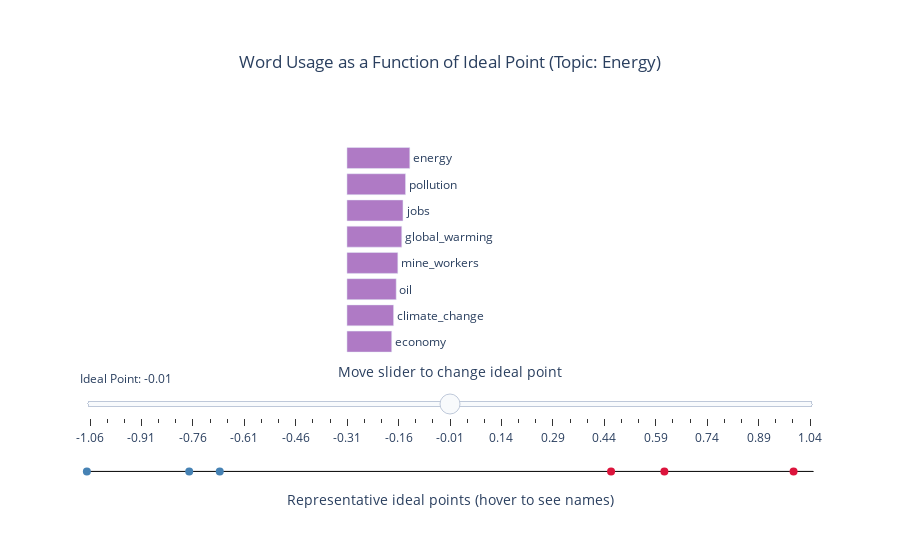

The code cell stored with this chart in its notebook:
### Code cell
show_interactive(0)

### Figure 1 — Plotly figure (JSON) as saved in the notebook; plotly's stock layout.template omitted (floating-point values rounded to 4 significant figures)
{"data": [{"hoverinfo": "skip", "line": {"color": "black", "width": 1}, "marker": {"size": 1}, "type": "scatter", "x": [-1.057, 1.057], "y": [-0.53, -0.53]}, {"hoverinfo": "x+text", "marker": {"color": ["steelblue", "crimson", "steelblue", "crimson", "crimson", "steelblue"], "size": 8}, "mode": "markers", "text": ["Alex (D) [0.337]", "John (R) [0.371]", "Justicia (D) [0.313]", "Lauren (R) [0.305]", "Mark (R) [0.333]", "Mona (D) [0.331]"], "type": "scatter", "x": [-0.7592, 1.0, -0.6703, 0.4689, 0.6242, -1.057], "y": [-0.53, -0.53, -0.53, -0.53, -0.53, -0.53]}, {"base": -0.3, "dy": 0.214, "hoverinfo": "skip", "marker": {"color": "rgb(175,122,197)"}, "orientation": "h", "text": ["global_warming", "pollution", "crisis", "wind", "energy_efficiency", "renewable", "clean_energy", "solar"], "textposition": "outside", "type": "bar", "visible": false, "x": [0.252, 0.2582, 0.2775, 0.2863, 0.2916, 0.2928, 0.2978, 0.3047], "y0": 0.529}, {"base": -0.3, "dy": 0.214, "hoverinfo": "skip", "marker": {"color": "rgb(175,122,197)"}, "orientation": "h", "text": ["global_warming", "pollution", "crisis", "wind", "energy_efficiency", "renewable", "solar", "clean_energy"], "textposition": "outside", "type": "bar", "visible": false, "x": [0.2458, 0.2524, 0.2577, 0.2656, 0.2706, 0.2719, 0.2822, 0.2846], "y0": 0.529}, {"base": -0.3, "dy": 0.214, "hoverinfo": "skip", "marker": {"color": "rgb(175,122,197)"}, "orientation": "h", "text": ["crisis", "global_warming", "wind", "pollution", "energy_efficiency", "renewable", "solar", "clean_energy"], "textposition": "outside", "type": "bar", "visible": false, "x": [0.2395, 0.2397, 0.2465, 0.2468, 0.2511, 0.2525, 0.2614, 0.2722], "y0": 0.529}, {"base": -0.3, "dy": 0.214, "hoverinfo": "skip", "marker": {"color": "rgb(175,122,197)"}, "orientation": "h", "text": ["crisis", "wind", "energy_efficiency", "global_warming", "renewable", "pollution", "solar", "clean_energy"], "textposition": "outside", "type": "bar", "visible": false, "x": [0.2225, 0.2289, 0.2331, 0.2339, 0.2345, 0.2413, 0.2422, 0.2603], "y0": 0.529}, {"base": -0.3, "dy": 0.214, "hoverinfo": "skip", "marker": {"color": "rgb(175,122,197)"}, "orientation": "h", "text": ["wind", "climate_change", "energy_efficiency", "renewable", "solar", "global_warming", "pollution", "clean_energy"], "textposition": "outside", "type": "bar", "visible": false, "x": [0.2125, 0.2133, 0.2165, 0.2179, 0.2245, 0.2283, 0.2361, 0.2491], "y0": 0.529}, {"base": -0.3, "dy": 0.214, "hoverinfo": "skip", "marker": {"color": "rgb(175,122,197)"}, "orientation": "h", "text": ["wind", "energy_efficiency", "renewable", "climate_change", "solar", "global_warming", "pollution", "clean_energy"], "textposition": "outside", "type": "bar", "visible": false, "x": [0.1974, 0.2011, 0.2025, 0.2071, 0.2081, 0.2228, 0.231, 0.2384], "y0": 0.529}, {"base": -0.3, "dy": 0.214, "hoverinfo": "skip", "marker": {"color": "rgb(175,122,197)"}, "orientation": "h", "text": ["energy_efficiency", "carbon_tax", "renewable", "solar", "climate_change", "global_warming", "pollution", "clean_energy"], "textposition": "outside", "type": "bar", "visible": false, "x": [0.1868, 0.1872, 0.1882, 0.193, 0.201, 0.2176, 0.226, 0.2282], "y0": 0.529}, {"base": -0.3, "dy": 0.214, "hoverinfo": "skip", "marker": {"color": "rgb(175,122,197)"}, "orientation": "h", "text": ["energy_efficiency", "renewable", "carbon_tax", "solar", "climate_change", "global_warming", "clean_energy", "pollution"], "textposition": "outside", "type": "bar", "visible": false, "x": [0.1737, 0.175, 0.1786, 0.179, 0.1952, 0.2125, 0.2185, 0.2212], "y0": 0.529}, {"base": -0.3, "dy": 0.214, "hoverinfo": "skip", "marker": {"color": "rgb(175,122,197)"}, "orientation": "h", "text": ["energy_efficiency", "renewable", "solar", "carbon_tax", "climate_change", "global_warming", "clean_energy", "pollution"], "textposition": "outside", "type": "bar", "visible": false, "x": [0.1615, 0.1628, 0.1661, 0.1704, 0.1896, 0.2076, 0.2093, 0.2166], "y0": 0.529}, {"base": -0.3, "dy": 0.214, "hoverinfo": "skip", "marker": {"color": "rgb(175,122,197)"}, "orientation": "h", "text": ["energy_efficiency", "renewable", "solar", "carbon_tax", "climate_change", "clean_energy", "global_warming", "pollution"], "textposition": "outside", "type": "bar", "visible": false, "x": [0.1502, 0.1515, 0.1542, 0.1626, 0.1842, 0.2005, 0.2028, 0.2121], "y0": 0.529}, {"base": -0.3, "dy": 0.214, "hoverinfo": "skip", "marker": {"color": "rgb(175,122,197)"}, "orientation": "h", "text": ["renewable", "solar", "energy", "carbon_tax", "climate_change", "clean_energy", "global_warming", "pollution"], "textposition": "outside", "type": "bar", "visible": false, "x": [0.1409, 0.1431, 0.1506, 0.1552, 0.179, 0.1921, 0.1982, 0.2077], "y0": 0.529}, {"base": -0.3, "dy": 0.214, "hoverinfo": "skip", "marker": {"color": "rgb(175,122,197)"}, "orientation": "h", "text": ["renewable", "solar", "carbon_tax", "energy", "climate_change", "clean_energy", "global_warming", "pollution"], "textposition": "outside", "type": "bar", "visible": false, "x": [0.1312, 0.1329, 0.1481, 0.1534, 0.174, 0.1841, 0.1937, 0.2034], "y0": 0.529}, {"base": -0.3, "dy": 0.214, "hoverinfo": "skip", "marker": {"color": "rgb(175,122,197)"}, "orientation": "h", "text": ["solar", "jobs", "carbon_tax", "energy", "climate_change", "clean_energy", "global_warming", "pollution"], "textposition": "outside", "type": "bar", "visible": false, "x": [0.1234, 0.1317, 0.1414, 0.1564, 0.1691, 0.1766, 0.1894, 0.1993], "y0": 0.529}, {"base": -0.3, "dy": 0.214, "hoverinfo": "skip", "marker": {"color": "rgb(175,122,197)"}, "orientation": "h", "text": ["mine_workers", "carbon_tax", "jobs", "energy", "climate_change", "clean_energy", "global_warming", "pollution"], "textposition": "outside", "type": "bar", "visible": false, "x": [0.1152, 0.1351, 0.1352, 0.1594, 0.1644, 0.1693, 0.1852, 0.1954], "y0": 0.529}, {"base": -0.3, "dy": 0.214, "hoverinfo": "skip", "marker": {"color": "rgb(175,122,197)"}, "orientation": "h", "text": ["mine_workers", "carbon_tax", "jobs", "climate_change", "energy", "clean_energy", "global_warming", "pollution"], "textposition": "outside", "type": "bar", "visible": false, "x": [0.1194, 0.1291, 0.1387, 0.1599, 0.1624, 0.1625, 0.1812, 0.1915], "y0": 0.529}, {"base": -0.3, "dy": 0.214, "hoverinfo": "skip", "marker": {"color": "rgb(175,122,197)"}, "orientation": "h", "text": ["carbon_tax", "mine_workers", "jobs", "climate_change", "clean_energy", "energy", "global_warming", "pollution"], "textposition": "outside", "type": "bar", "visible": false, "x": [0.1233, 0.1237, 0.1425, 0.1555, 0.1559, 0.1656, 0.1773, 0.1877], "y0": 0.529}, {"base": -0.3, "dy": 0.214, "hoverinfo": "skip", "marker": {"color": "rgb(175,122,197)"}, "orientation": "h", "text": ["oil", "mine_workers", "jobs", "clean_energy", "climate_change", "energy", "global_warming", "pollution"], "textposition": "outside", "type": "bar", "visible": false, "x": [0.1257, 0.1282, 0.1463, 0.1496, 0.1513, 0.1689, 0.1735, 0.1841], "y0": 0.529}, {"base": -0.3, "dy": 0.214, "hoverinfo": "skip", "marker": {"color": "rgb(175,122,197)"}, "orientation": "h", "text": ["oil", "mine_workers", "clean_energy", "climate_change", "jobs", "global_warming", "energy", "pollution"], "textposition": "outside", "type": "bar", "visible": false, "x": [0.1299, 0.1328, 0.1437, 0.1472, 0.1503, 0.1698, 0.1723, 0.1806], "y0": 0.529}, {"base": -0.3, "dy": 0.214, "hoverinfo": "skip", "marker": {"color": "rgb(175,122,197)"}, "orientation": "h", "text": ["oil", "mine_workers", "clean_energy", "climate_change", "jobs", "global_warming", "energy", "pollution"], "textposition": "outside", "type": "bar", "visible": false, "x": [0.1342, 0.1377, 0.138, 0.1433, 0.1544, 0.1663, 0.1757, 0.1772], "y0": 0.529}, {"base": -0.3, "dy": 0.214, "hoverinfo": "skip", "marker": {"color": "rgb(175,122,197)"}, "orientation": "h", "text": ["clean_energy", "oil", "climate_change", "mine_workers", "jobs", "global_warming", "pollution", "energy"], "textposition": "outside", "type": "bar", "visible": false, "x": [0.1325, 0.1387, 0.1395, 0.1428, 0.1587, 0.1628, 0.1738, 0.1793], "y0": 0.529}, {"base": -0.3, "dy": 0.214, "hoverinfo": "skip", "marker": {"color": "rgb(175,122,197)"}, "orientation": "h", "text": ["economy", "climate_change", "oil", "mine_workers", "global_warming", "jobs", "pollution", "energy"], "textposition": "outside", "type": "bar", "visible": true, "x": [0.1303, 0.1358, 0.1434, 0.1481, 0.1595, 0.1631, 0.1706, 0.183], "y0": 0.529}, {"base": -0.3, "dy": 0.214, "hoverinfo": "skip", "marker": {"color": "rgb(175,122,197)"}, "orientation": "h", "text": ["climate_change", "economy", "oil", "mine_workers", "global_warming", "pollution", "jobs", "energy"], "textposition": "outside", "type": "bar", "visible": false, "x": [0.1322, 0.1362, 0.1483, 0.1537, 0.1563, 0.1675, 0.1677, 0.1867], "y0": 0.529}, {"base": -0.3, "dy": 0.214, "hoverinfo": "skip", "marker": {"color": "rgb(175,122,197)"}, "orientation": "h", "text": ["climate_change", "economy", "global_warming", "oil", "mine_workers", "pollution", "jobs", "energy"], "textposition": "outside", "type": "bar", "visible": false, "x": [0.1288, 0.1424, 0.1532, 0.1534, 0.1595, 0.1645, 0.1724, 0.1906], "y0": 0.529}, {"base": -0.3, "dy": 0.214, "hoverinfo": "skip", "marker": {"color": "rgb(175,122,197)"}, "orientation": "h", "text": ["climate_change", "economy", "global_warming", "oil", "pollution", "mine_workers", "jobs", "energy"], "textposition": "outside", "type": "bar", "visible": false, "x": [0.1255, 0.149, 0.1501, 0.1588, 0.1615, 0.1656, 0.1773, 0.1947], "y0": 0.529}, {"base": -0.3, "dy": 0.214, "hoverinfo": "skip", "marker": {"color": "rgb(175,122,197)"}, "orientation": "h", "text": ["climate_change", "global_warming", "economy", "pollution", "oil", "mine_workers", "jobs", "energy"], "textposition": "outside", "type": "bar", "visible": false, "x": [0.1223, 0.1472, 0.1559, 0.1586, 0.1643, 0.1719, 0.1823, 0.1988], "y0": 0.529}, {"base": -0.3, "dy": 0.214, "hoverinfo": "skip", "marker": {"color": "rgb(175,122,197)"}, "orientation": "h", "text": ["climate_change", "global_warming", "pollution", "economy", "oil", "mine_workers", "jobs", "energy"], "textposition": "outside", "type": "bar", "visible": false, "x": [0.1192, 0.1444, 0.1559, 0.1632, 0.1701, 0.1785, 0.1876, 0.203], "y0": 0.529}, {"base": -0.3, "dy": 0.214, "hoverinfo": "skip", "marker": {"color": "rgb(175,122,197)"}, "orientation": "h", "text": ["production", "global_warming", "pollution", "economy", "oil", "mine_workers", "jobs", "energy"], "textposition": "outside", "type": "bar", "visible": false, "x": [0.119, 0.1416, 0.1532, 0.1708, 0.1761, 0.1854, 0.193, 0.2074], "y0": 0.529}, {"base": -0.3, "dy": 0.214, "hoverinfo": "skip", "marker": {"color": "rgb(175,122,197)"}, "orientation": "h", "text": ["production", "global_warming", "pollution", "economy", "oil", "mine_workers", "jobs", "energy"], "textposition": "outside", "type": "bar", "visible": false, "x": [0.1287, 0.1389, 0.1506, 0.1789, 0.1824, 0.1926, 0.1986, 0.2119], "y0": 0.529}, {"base": -0.3, "dy": 0.214, "hoverinfo": "skip", "marker": {"color": "rgb(175,122,197)"}, "orientation": "h", "text": ["global_warming", "production", "pollution", "economy", "oil", "mine_workers", "jobs", "energy"], "textposition": "outside", "type": "bar", "visible": false, "x": [0.1364, 0.1393, 0.148, 0.1874, 0.189, 0.2002, 0.2045, 0.2166], "y0": 0.529}, {"base": -0.3, "dy": 0.214, "hoverinfo": "skip", "marker": {"color": "rgb(175,122,197)"}, "orientation": "h", "text": ["hoax", "pollution", "production", "oil", "economy", "mine_workers", "jobs", "energy"], "textposition": "outside", "type": "bar", "visible": false, "x": [0.143, 0.1455, 0.1509, 0.1958, 0.1963, 0.208, 0.2105, 0.2214], "y0": 0.529}, {"base": -0.3, "dy": 0.214, "hoverinfo": "skip", "marker": {"color": "rgb(175,122,197)"}, "orientation": "h", "text": ["coal", "hoax", "production", "oil", "economy", "mine_workers", "jobs", "energy"], "textposition": "outside", "type": "bar", "visible": false, "x": [0.1524, 0.1543, 0.1634, 0.203, 0.2057, 0.2163, 0.2167, 0.2263], "y0": 0.529}, {"base": -0.3, "dy": 0.214, "hoverinfo": "skip", "marker": {"color": "rgb(175,122,197)"}, "orientation": "h", "text": ["coal", "hoax", "production", "oil", "economy", "jobs", "mine_workers", "energy"], "textposition": "outside", "type": "bar", "visible": false, "x": [0.1644, 0.1665, 0.177, 0.2104, 0.2157, 0.2232, 0.2249, 0.2314], "y0": 0.529}, {"base": -0.3, "dy": 0.214, "hoverinfo": "skip", "marker": {"color": "rgb(175,122,197)"}, "orientation": "h", "text": ["coal", "hoax", "production", "oil", "economy", "jobs", "mine_workers", "energy"], "textposition": "outside", "type": "bar", "visible": false, "x": [0.1775, 0.1797, 0.1919, 0.2182, 0.2262, 0.2299, 0.234, 0.2366], "y0": 0.529}, {"base": -0.3, "dy": 0.214, "hoverinfo": "skip", "marker": {"color": "rgb(175,122,197)"}, "orientation": "h", "text": ["coal", "hoax", "production", "oil", "jobs", "economy", "energy", "mine_workers"], "textposition": "outside", "type": "bar", "visible": false, "x": [0.1917, 0.194, 0.2081, 0.2264, 0.2369, 0.2372, 0.2421, 0.2434], "y0": 0.529}, {"base": -0.3, "dy": 0.214, "hoverinfo": "skip", "marker": {"color": "rgb(175,122,197)"}, "orientation": "h", "text": ["coal", "hoax", "production", "oil", "jobs", "energy", "economy", "mine_workers"], "textposition": "outside", "type": "bar", "visible": false, "x": [0.2071, 0.2095, 0.2257, 0.2349, 0.2441, 0.2476, 0.2489, 0.2533], "y0": 0.529}, {"base": -0.3, "dy": 0.214, "hoverinfo": "skip", "marker": {"color": "rgb(175,122,197)"}, "orientation": "h", "text": ["coal", "hoax", "oil", "production", "jobs", "energy", "economy", "mine_workers"], "textposition": "outside", "type": "bar", "visible": false, "x": [0.2237, 0.2264, 0.2437, 0.2449, 0.2516, 0.2534, 0.2612, 0.2636], "y0": 0.529}, {"base": -0.3, "dy": 0.214, "hoverinfo": "skip", "marker": {"color": "rgb(175,122,197)"}, "orientation": "h", "text": ["coal", "hoax", "oil", "energy", "jobs", "production", "economy", "mine_workers"], "textposition": "outside", "type": "bar", "visible": false, "x": [0.2418, 0.2446, 0.253, 0.2593, 0.2594, 0.2658, 0.2742, 0.2745], "y0": 0.529}, {"base": -0.3, "dy": 0.214, "hoverinfo": "skip", "marker": {"color": "rgb(175,122,197)"}, "orientation": "h", "text": ["coal", "oil", "hoax", "energy", "jobs", "mine_workers", "economy", "production"], "textposition": "outside", "type": "bar", "visible": false, "x": [0.2615, 0.2627, 0.2644, 0.2654, 0.2674, 0.2858, 0.2879, 0.2886], "y0": 0.529}, {"base": -0.3, "dy": 0.214, "hoverinfo": "skip", "marker": {"color": "rgb(175,122,197)"}, "orientation": "h", "text": ["oil", "jobs", "govt_overreach", "coal", "hoax", "mine_workers", "economy", "production"], "textposition": "outside", "type": "bar", "visible": false, "x": [0.2728, 0.2758, 0.2827, 0.2828, 0.2859, 0.2977, 0.3024, 0.3135], "y0": 0.529}, {"base": -0.3, "dy": 0.214, "hoverinfo": "skip", "marker": {"color": "rgb(175,122,197)"}, "orientation": "h", "text": ["oil", "jobs", "coal", "govt_overreach", "hoax", "mine_workers", "economy", "production"], "textposition": "outside", "type": "bar", "visible": false, "x": [0.2834, 0.2845, 0.306, 0.3061, 0.3092, 0.3101, 0.3177, 0.3407], "y0": 0.529}, {"base": -0.3, "dy": 0.214, "hoverinfo": "skip", "marker": {"color": "rgb(175,122,197)"}, "orientation": "h", "text": ["jobs", "oil", "mine_workers", "coal", "govt_overreach", "economy", "hoax", "production"], "textposition": "outside", "type": "bar", "visible": false, "x": [0.2935, 0.2945, 0.3232, 0.3312, 0.3316, 0.3339, 0.3345, 0.3704], "y0": 0.529}, {"base": -0.3, "dy": 0.214, "hoverinfo": "skip", "marker": {"color": "rgb(175,122,197)"}, "orientation": "h", "text": ["oil", "china", "mine_workers", "economy", "coal", "govt_overreach", "hoax", "production"], "textposition": "outside", "type": "bar", "visible": false, "x": [0.3061, 0.3124, 0.3368, 0.3509, 0.3585, 0.3594, 0.362, 0.4027], "y0": 0.529}, {"base": -0.3, "dy": 0.214, "hoverinfo": "skip", "marker": {"color": "rgb(175,122,197)"}, "orientation": "h", "text": ["oil", "china", "mine_workers", "economy", "coal", "govt_overreach", "hoax", "production"], "textposition": "outside", "type": "bar", "visible": false, "x": [0.3182, 0.3369, 0.3512, 0.369, 0.3882, 0.3896, 0.3919, 0.4381], "y0": 0.529}], "layout": {"annotations": [{"font": {"size": 14}, "showarrow": false, "text": "Move slider to change ideal point", "x": 0.5, "xref": "paper", "y": 0.255, "yref": "paper"}], "paper_bgcolor": "rgba(0,0,0,0)", "plot_bgcolor": "rgba(0,0,0,0)", "showlegend": false, "sliders": [{"active": 21, "currentvalue": {"prefix": "Ideal Point: "}, "steps": [{"args": [{"visible": [true, true, true, false, false, false, false, false, false, false, false, false, false, false, false, false, false, false, false, false, false, false, false, false, false, false, false, false, false, false, false, false, false, false, false, false, false, false, false, false, false, false, false, false, false]}], "label": "-1.06", "method": "update"}, {"args": [{"visible": [true, true, false, true, false, false, false, false, false, false, false, false, false, false, false, false, false, false, false, false, false, false, false, false, false, false, false, false, false, false, false, false, false, false, false, false, false, false, false, false, false, false, false, false, false]}], "label": "-1.01", "method": "update"}, {"args": [{"visible": [true, true, false, false, true, false, false, false, false, false, false, false, false, false, false, false, false, false, false, false, false, false, false, false, false, false, false, false, false, false, false, false, false, false, false, false, false, false, false, false, false, false, false, false, false]}], "label": "-0.96", "method": "update"}, {"args": [{"visible": [true, true, false, false, false, true, false, false, false, false, false, false, false, false, false, false, false, false, false, false, false, false, false, false, false, false, false, false, false, false, false, false, false, false, false, false, false, false, false, false, false, false, false, false, false]}], "label": "-0.91", "method": "update"}, {"args": [{"visible": [true, true, false, false, false, false, true, false, false, false, false, false, false, false, false, false, false, false, false, false, false, false, false, false, false, false, false, false, false, false, false, false, false, false, false, false, false, false, false, false, false, false, false, false, false]}], "label": "-0.86", "method": "update"}, {"args": [{"visible": [true, true, false, false, false, false, false, true, false, false, false, false, false, false, false, false, false, false, false, false, false, false, false, false, false, false, false, false, false, false, false, false, false, false, false, false, false, false, false, false, false, false, false, false, false]}], "label": "-0.81", "method": "update"}, {"args": [{"visible": [true, true, false, false, false, false, false, false, true, false, false, false, false, false, false, false, false, false, false, false, false, false, false, false, false, false, false, false, false, false, false, false, false, false, false, false, false, false, false, false, false, false, false, false, false]}], "label": "-0.76", "method": "update"}, {"args": [{"visible": [true, true, false, false, false, false, false, false, false, true, false, false, false, false, false, false, false, false, false, false, false, false, false, false, false, false, false, false, false, false, false, false, false, false, false, false, false, false, false, false, false, false, false, false, false]}], "label": "-0.71", "method": "update"}, {"args": [{"visible": [true, true, false, false, false, false, false, false, false, false, true, false, false, false, false, false, false, false, false, false, false, false, false, false, false, false, false, false, false, false, false, false, false, false, false, false, false, false, false, false, false, false, false, false, false]}], "label": "-0.66", "method": "update"}, {"args": [{"visible": [true, true, false, false, false, false, false, false, false, false, false, true, false, false, false, false, false, false, false, false, false, false, false, false, false, false, false, false, false, false, false, false, false, false, false, false, false, false, false, false, false, false, false, false, false]}], "label": "-0.61", "method": "update"}, {"args": [{"visible": [true, true, false, false, false, false, false, false, false, false, false, false, true, false, false, false, false, false, false, false, false, false, false, false, false, false, false, false, false, false, false, false, false, false, false, false, false, false, false, false, false, false, false, false, false]}], "label": "-0.56", "method": "update"}, {"args": [{"visible": [true, true, false, false, false, false, false, false, false, false, false, false, false, true, false, false, false, false, false, false, false, false, false, false, false, false, false, false, false, false, false, false, false, false, false, false, false, false, false, false, false, false, false, false, false]}], "label": "-0.51", "method": "update"}, {"args": [{"visible": [true, true, false, false, false, false, false, false, false, false, false, false, false, false, true, false, false, false, false, false, false, false, false, false, false, false, false, false, false, false, false, false, false, false, false, false, false, false, false, false, false, false, false, false, false]}], "label": "-0.46", "method": "update"}, {"args": [{"visible": [true, true, false, false, false, false, false, false, false, false, false, false, false, false, false, true, false, false, false, false, false, false, false, false, false, false, false, false, false, false, false, false, false, false, false, false, false, false, false, false, false, false, false, false, false]}], "label": "-0.41", "method": "update"}, {"args": [{"visible": [true, true, false, false, false, false, false, false, false, false, false, false, false, false, false, false, true, false, false, false, false, false, false, false, false, false, false, false, false, false, false, false, false, false, false, false, false, false, false, false, false, false, false, false, false]}], "label": "-0.36", "method": "update"}, {"args": [{"visible": [true, true, false, false, false, false, false, false, false, false, false, false, false, false, false, false, false, true, false, false, false, false, false, false, false, false, false, false, false, false, false, false, false, false, false, false, false, false, false, false, false, false, false, false, false]}], "label": "-0.31", "method": "update"}, {"args": [{"visible": [true, true, false, false, false, false, false, false, false, false, false, false, false, false, false, false, false, false, true, false, false, false, false, false, false, false, false, false, false, false, false, false, false, false, false, false, false, false, false, false, false, false, false, false, false]}], "label": "-0.26", "method": "update"}, {"args": [{"visible": [true, true, false, false, false, false, false, false, false, false, false, false, false, false, false, false, false, false, false, true, false, false, false, false, false, false, false, false, false, false, false, false, false, false, false, false, false, false, false, false, false, false, false, false, false]}], "label": "-0.21", "method": "update"}, {"args": [{"visible": [true, true, false, false, false, false, false, false, false, false, false, false, false, false, false, false, false, false, false, false, true, false, false, false, false, false, false, false, false, false, false, false, false, false, false, false, false, false, false, false, false, false, false, false, false]}], "label": "-0.16", "method": "update"}, {"args": [{"visible": [true, true, false, false, false, false, false, false, false, false, false, false, false, false, false, false, false, false, false, false, false, true, false, false, false, false, false, false, false, false, false, false, false, false, false, false, false, false, false, false, false, false, false, false, false]}], "label": "-0.11", "method": "update"}, {"args": [{"visible": [true, true, false, false, false, false, false, false, false, false, false, false, false, false, false, false, false, false, false, false, false, false, true, false, false, false, false, false, false, false, false, false, false, false, false, false, false, false, false, false, false, false, false, false, false]}], "label": "-0.06", "method": "update"}, {"args": [{"visible": [true, true, false, false, false, false, false, false, false, false, false, false, false, false, false, false, false, false, false, false, false, false, false, true, false, false, false, false, false, false, false, false, false, false, false, false, false, false, false, false, false, false, false, false, false]}], "label": "-0.01", "method": "update"}, {"args": [{"visible": [true, true, false, false, false, false, false, false, false, false, false, false, false, false, false, false, false, false, false, false, false, false, false, false, true, false, false, false, false, false, false, false, false, false, false, false, false, false, false, false, false, false, false, false, false]}], "label": "0.04", "method": "update"}, {"args": [{"visible": [true, true, false, false, false, false, false, false, false, false, false, false, false, false, false, false, false, false, false, false, false, false, false, false, false, true, false, false, false, false, false, false, false, false, false, false, false, false, false, false, false, false, false, false, false]}], "label": "0.09", "method": "update"}, {"args": [{"visible": [true, true, false, false, false, false, false, false, false, false, false, false, false, false, false, false, false, false, false, false, false, false, false, false, false, false, true, false, false, false, false, false, false, false, false, false, false, false, false, false, false, false, false, false, false]}], "label": "0.14", "method": "update"}, {"args": [{"visible": [true, true, false, false, false, false, false, false, false, false, false, false, false, false, false, false, false, false, false, false, false, false, false, false, false, false, false, true, false, false, false, false, false, false, false, false, false, false, false, false, false, false, false, false, false]}], "label": "0.19", "method": "update"}, {"args": [{"visible": [true, true, false, false, false, false, false, false, false, false, false, false, false, false, false, false, false, false, false, false, false, false, false, false, false, false, false, false, true, false, false, false, false, false, false, false, false, false, false, false, false, false, false, false, false]}], "label": "0.24", "method": "update"}, {"args": [{"visible": [true, true, false, false, false, false, false, false, false, false, false, false, false, false, false, false, false, false, false, false, false, false, false, false, false, false, false, false, false, true, false, false, false, false, false, false, false, false, false, false, false, false, false, false, false]}], "label": "0.29", "method": "update"}, {"args": [{"visible": [true, true, false, false, false, false, false, false, false, false, false, false, false, false, false, false, false, false, false, false, false, false, false, false, false, false, false, false, false, false, true, false, false, false, false, false, false, false, false, false, false, false, false, false, false]}], "label": "0.34", "method": "update"}, {"args": [{"visible": [true, true, false, false, false, false, false, false, false, false, false, false, false, false, false, false, false, false, false, false, false, false, false, false, false, false, false, false, false, false, false, true, false, false, false, false, false, false, false, false, false, false, false, false, false]}], "label": "0.39", "method": "update"}, {"args": [{"visible": [true, true, false, false, false, false, false, false, false, false, false, false, false, false, false, false, false, false, false, false, false, false, false, false, false, false, false, false, false, false, false, false, true, false, false, false, false, false, false, false, false, false, false, false, false]}], "label": "0.44", "method": "update"}, {"args": [{"visible": [true, true, false, false, false, false, false, false, false, false, false, false, false, false, false, false, false, false, false, false, false, false, false, false, false, false, false, false, false, false, false, false, false, true, false, false, false, false, false, false, false, false, false, false, false]}], "label": "0.49", "method": "update"}, {"args": [{"visible": [true, true, false, false, false, false, false, false, false, false, false, false, false, false, false, false, false, false, false, false, false, false, false, false, false, false, false, false, false, false, false, false, false, false, true, false, false, false, false, false, false, false, false, false, false]}], "label": "0.54", "method": "update"}, {"args": [{"visible": [true, true, false, false, false, false, false, false, false, false, false, false, false, false, false, false, false, false, false, false, false, false, false, false, false, false, false, false, false, false, false, false, false, false, false, true, false, false, false, false, false, false, false, false, false]}], "label": "0.59", "method": "update"}, {"args": [{"visible": [true, true, false, false, false, false, false, false, false, false, false, false, false, false, false, false, false, false, false, false, false, false, false, false, false, false, false, false, false, false, false, false, false, false, false, false, true, false, false, false, false, false, false, false, false]}], "label": "0.64", "method": "update"}, {"args": [{"visible": [true, true, false, false, false, false, false, false, false, false, false, false, false, false, false, false, false, false, false, false, false, false, false, false, false, false, false, false, false, false, false, false, false, false, false, false, false, true, false, false, false, false, false, false, false]}], "label": "0.69", "method": "update"}, {"args": [{"visible": [true, true, false, false, false, false, false, false, false, false, false, false, false, false, false, false, false, false, false, false, false, false, false, false, false, false, false, false, false, false, false, false, false, false, false, false, false, false, true, false, false, false, false, false, false]}], "label": "0.74", "method": "update"}, {"args": [{"visible": [true, true, false, false, false, false, false, false, false, false, false, false, false, false, false, false, false, false, false, false, false, false, false, false, false, false, false, false, false, false, false, false, false, false, false, false, false, false, false, true, false, false, false, false, false]}], "label": "0.79", "method": "update"}, {"args": [{"visible": [true, true, false, false, false, false, false, false, false, false, false, false, false, false, false, false, false, false, false, false, false, false, false, false, false, false, false, false, false, false, false, false, false, false, false, false, false, false, false, false, true, false, false, false, false]}], "label": "0.84", "method": "update"}, {"args": [{"visible": [true, true, false, false, false, false, false, false, false, false, false, false, false, false, false, false, false, false, false, false, false, false, false, false, false, false, false, false, false, false, false, false, false, false, false, false, false, false, false, false, false, true, false, false, false]}], "label": "0.89", "method": "update"}, {"args": [{"visible": [true, true, false, false, false, false, false, false, false, false, false, false, false, false, false, false, false, false, false, false, false, false, false, false, false, false, false, false, false, false, false, false, false, false, false, false, false, false, false, false, false, false, true, false, false]}], "label": "0.94", "method": "update"}, {"args": [{"visible": [true, true, false, false, false, false, false, false, false, false, false, false, false, false, false, false, false, false, false, false, false, false, false, false, false, false, false, false, false, false, false, false, false, false, false, false, false, false, false, false, false, false, false, true, false]}], "label": "0.99", "method": "update"}, {"args": [{"visible": [true, true, false, false, false, false, false, false, false, false, false, false, false, false, false, false, false, false, false, false, false, false, false, false, false, false, false, false, false, false, false, false, false, false, false, false, false, false, false, false, false, false, false, false, true]}], "label": "1.04", "method": "update"}], "y": 0.35}], "title": {"text": "Word Usage as a Function of Ideal Point (Topic: Energy)", "x": 0.5, "y": 0.9}, "xaxis": {"fixedrange": true, "range": [-1.077, 1.077], "showgrid": false, "showline": false, "showticklabels": false, "title": {"text": "Representative ideal points (hover to see names)"}, "zeroline": false}, "yaxis": {"fixedrange": true, "range": [-0.6, 2.5], "showgrid": false, "showline": false, "showticklabels": false, "zeroline": false}}}
